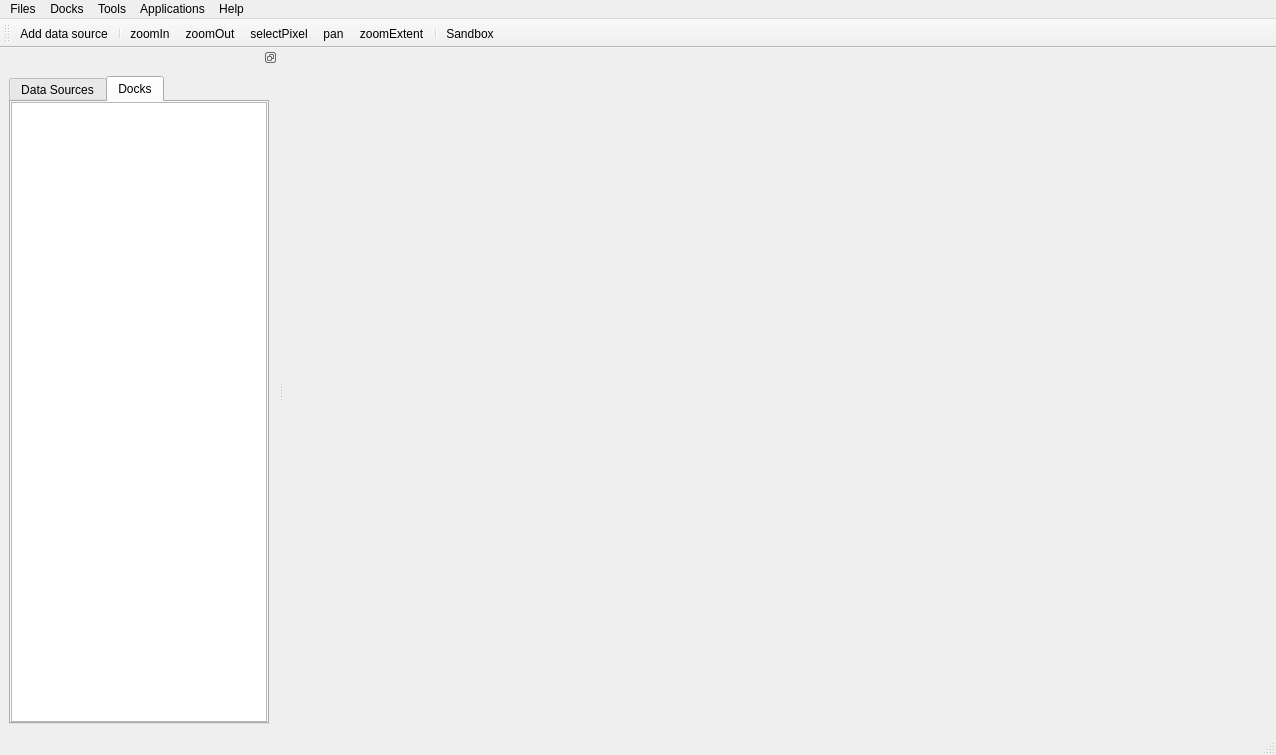
<?xml version="1.0" encoding="UTF-8"?>
<ui version="4.0">
 <class>MainWindow</class>
 <widget class="QMainWindow" name="MainWindow">
  <property name="geometry">
   <rect>
    <x>0</x>
    <y>0</y>
    <width>1276</width>
    <height>755</height>
   </rect>
  </property>
  <property name="windowTitle">
   <string>EnMAP-Box</string>
  </property>
  <widget class="QWidget" name="centralwidget">
   <property name="styleSheet">
    <string notr="true"/>
   </property>
   <layout class="QHBoxLayout" name="horizontalLayout">
    <property name="margin">
     <number>0</number>
    </property>
   </layout>
  </widget>
  <widget class="QMenuBar" name="menubar">
   <property name="geometry">
    <rect>
     <x>0</x>
     <y>0</y>
     <width>1276</width>
     <height>21</height>
    </rect>
   </property>
   <widget class="QMenu" name="menuAbout">
    <property name="title">
     <string>Help</string>
    </property>
   </widget>
   <widget class="QMenu" name="menuFile">
    <property name="title">
     <string>Files</string>
    </property>
    <addaction name="actionAddDataSource"/>
    <addaction name="actionSave_Settings"/>
   </widget>
   <widget class="QMenu" name="menuView">
    <property name="title">
     <string>Docks</string>
    </property>
    <addaction name="actionAddMapView"/>
    <addaction name="actionAddTextView"/>
    <addaction name="actionAddMimeView"/>
    <addaction name="actionCursor_Location_Values"/>
   </widget>
   <widget class="QMenu" name="menuTools">
    <property name="title">
     <string>Tools</string>
    </property>
   </widget>
   <widget class="QMenu" name="menuApplications">
    <property name="title">
     <string>Applications</string>
    </property>
   </widget>
   <addaction name="menuFile"/>
   <addaction name="menuView"/>
   <addaction name="menuTools"/>
   <addaction name="menuApplications"/>
   <addaction name="menuAbout"/>
  </widget>
  <widget class="QStatusBar" name="statusbar"/>
  <widget class="QDockWidget" name="dockWidget">
   <property name="sizePolicy">
    <sizepolicy hsizetype="MinimumExpanding" vsizetype="MinimumExpanding">
     <horstretch>0</horstretch>
     <verstretch>0</verstretch>
    </sizepolicy>
   </property>
   <property name="floating">
    <bool>false</bool>
   </property>
   <property name="features">
    <set>QDockWidget::DockWidgetFloatable|QDockWidget::DockWidgetMovable</set>
   </property>
   <property name="allowedAreas">
    <set>Qt::AllDockWidgetAreas</set>
   </property>
   <attribute name="dockWidgetArea">
    <number>1</number>
   </attribute>
   <widget class="QWidget" name="dockWidgetContents">
    <layout class="QVBoxLayout" name="verticalLayout">
     <item>
      <widget class="QTabWidget" name="tabWidget">
       <property name="currentIndex">
        <number>1</number>
       </property>
       <widget class="QWidget" name="tabDataSourceView">
        <attribute name="title">
         <string>Data Sources</string>
        </attribute>
        <layout class="QVBoxLayout" name="verticalLayout_2">
         <property name="spacing">
          <number>0</number>
         </property>
         <property name="margin">
          <number>0</number>
         </property>
         <item>
          <widget class="QTreeView" name="dataSourceTreeView">
           <property name="contextMenuPolicy">
            <enum>Qt::CustomContextMenu</enum>
           </property>
           <property name="acceptDrops">
            <bool>true</bool>
           </property>
           <property name="frameShape">
            <enum>QFrame::Box</enum>
           </property>
           <property name="frameShadow">
            <enum>QFrame::Sunken</enum>
           </property>
           <property name="dragEnabled">
            <bool>true</bool>
           </property>
           <property name="dragDropMode">
            <enum>QAbstractItemView::DragDrop</enum>
           </property>
          </widget>
         </item>
        </layout>
       </widget>
       <widget class="QWidget" name="tabMapDockView">
        <attribute name="title">
         <string>Docks</string>
        </attribute>
        <layout class="QVBoxLayout" name="verticalLayout_4">
         <property name="spacing">
          <number>0</number>
         </property>
         <property name="margin">
          <number>0</number>
         </property>
         <item>
          <widget class="QTreeView" name="dockTreeView">
           <property name="dragEnabled">
            <bool>true</bool>
           </property>
           <property name="dragDropMode">
            <enum>QAbstractItemView::DragDrop</enum>
           </property>
           <attribute name="headerVisible">
            <bool>false</bool>
           </attribute>
          </widget>
         </item>
        </layout>
       </widget>
      </widget>
     </item>
    </layout>
   </widget>
  </widget>
  <widget class="QToolBar" name="toolBar">
   <property name="windowTitle">
    <string>toolBar</string>
   </property>
   <property name="iconSize">
    <size>
     <width>28</width>
     <height>28</height>
    </size>
   </property>
   <property name="toolButtonStyle">
    <enum>Qt::ToolButtonIconOnly</enum>
   </property>
   <attribute name="toolBarArea">
    <enum>TopToolBarArea</enum>
   </attribute>
   <attribute name="toolBarBreak">
    <bool>false</bool>
   </attribute>
   <addaction name="actionAddDataSource"/>
   <addaction name="separator"/>
   <addaction name="actionZoomIn"/>
   <addaction name="actionZoomOut"/>
   <addaction name="actionIdentify"/>
   <addaction name="actionPan"/>
   <addaction name="actionActionZoomExtent"/>
   <addaction name="separator"/>
   <addaction name="actionSandbox"/>
  </widget>
  <action name="actionAddMapView">
   <property name="icon">
    <iconset resource="resources.qrc">
     <normaloff>:/enmapbox/png/icons/viewlist_mapdock.png</normaloff>:/enmapbox/png/icons/viewlist_mapdock.png</iconset>
   </property>
   <property name="text">
    <string>Map Dock</string>
   </property>
  </action>
  <action name="actionAddTextView">
   <property name="icon">
    <iconset resource="resources.qrc">
     <normaloff>:/enmapbox/png/icons/viewlist_dock.png</normaloff>:/enmapbox/png/icons/viewlist_dock.png</iconset>
   </property>
   <property name="text">
    <string>Text Dock</string>
   </property>
  </action>
  <action name="actionAddGraphView">
   <property name="icon">
    <iconset resource="resources.qrc">
     <normaloff>:/enmapbox/png/icons/viewlist_spectrumdock.png</normaloff>:/enmapbox/png/icons/viewlist_spectrumdock.png</iconset>
   </property>
   <property name="text">
    <string>addGraphView</string>
   </property>
  </action>
  <action name="actionZoomIn">
   <property name="icon">
    <iconset resource="resources.qrc">
     <normaloff>:/enmapbox/png/icons/mActionZoomIn.png</normaloff>:/enmapbox/png/icons/mActionZoomIn.png</iconset>
   </property>
   <property name="text">
    <string>zoomIn</string>
   </property>
  </action>
  <action name="actionZoomOut">
   <property name="icon">
    <iconset resource="resources.qrc">
     <normaloff>:/enmapbox/png/icons/mActionZoomOut.png</normaloff>:/enmapbox/png/icons/mActionZoomOut.png</iconset>
   </property>
   <property name="text">
    <string>zoomOut</string>
   </property>
  </action>
  <action name="actionPan">
   <property name="icon">
    <iconset resource="resources.qrc">
     <normaloff>:/enmapbox/png/icons/mActionPan.png</normaloff>:/enmapbox/png/icons/mActionPan.png</iconset>
   </property>
   <property name="text">
    <string>pan</string>
   </property>
  </action>
  <action name="actionIdentify">
   <property name="icon">
    <iconset>
     <normaloff>:/enmapbox/svg/icons/mActionIdentify.svg</normaloff>
     <normalon>:/enmapbox/png/icons/mActionIdentify.png</normalon>:/enmapbox/svg/icons/mActionIdentify.svg</iconset>
   </property>
   <property name="text">
    <string>selectPixel</string>
   </property>
   <property name="toolTip">
    <string>identify</string>
   </property>
  </action>
  <action name="actionSandbox">
   <property name="icon">
    <iconset>
     <normalon>:/enmapbox/icons/link_center.svg</normalon>
    </iconset>
   </property>
   <property name="text">
    <string>Sandbox</string>
   </property>
   <property name="toolTip">
    <string>selectSandbox</string>
   </property>
  </action>
  <action name="actionAddDataSource">
   <property name="icon">
    <iconset resource="resources.qrc">
     <normaloff>:/enmapbox/png/icons/add_datasource.png</normaloff>:/enmapbox/png/icons/add_datasource.png</iconset>
   </property>
   <property name="text">
    <string>Add data source</string>
   </property>
   <property name="toolTip">
    <string>Adds a data sourc, e.g. raster or vector file</string>
   </property>
  </action>
  <action name="actionActionZoomExtent">
   <property name="icon">
    <iconset resource="resources.qrc">
     <normaloff>:/enmapbox/png/icons/zoomToFullExtent.png</normaloff>:/enmapbox/png/icons/zoomToFullExtent.png</iconset>
   </property>
   <property name="text">
    <string>zoomExtent</string>
   </property>
   <property name="toolTip">
    <string>Zoom to full extent</string>
   </property>
  </action>
  <action name="actionAddMimeView">
   <property name="icon">
    <iconset resource="resources.qrc">
     <normaloff>:/enmapbox/png/icons/viewlist_dock.png</normaloff>:/enmapbox/png/icons/viewlist_dock.png</iconset>
   </property>
   <property name="text">
    <string>MimeData Viewer (experimental)</string>
   </property>
  </action>
  <action name="actionSave_Settings">
   <property name="text">
    <string>Save Settings</string>
   </property>
  </action>
  <action name="actionCursor_Location_Values">
   <property name="text">
    <string>Cursor Location Values</string>
   </property>
  </action>
 </widget>
 <resources>
  <include location="resources.qrc"/>
 </resources>
 <connections/>
</ui>
